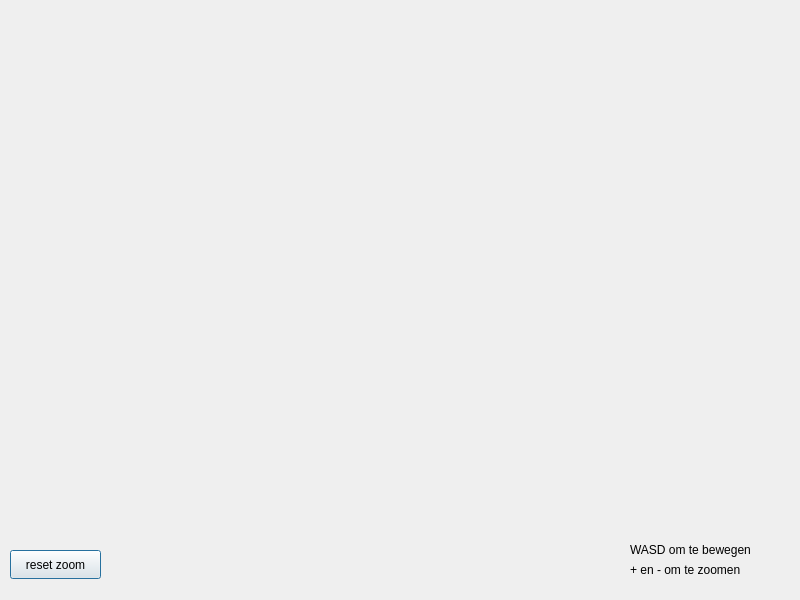
<?xml version="1.0" encoding="UTF-8"?>
<ui version="4.0">
 <class>GraphView</class>
 <widget class="QDialog" name="GraphView">
  <property name="geometry">
   <rect>
    <x>0</x>
    <y>0</y>
    <width>800</width>
    <height>600</height>
   </rect>
  </property>
  <property name="sizePolicy">
   <sizepolicy hsizetype="Preferred" vsizetype="Preferred">
    <horstretch>0</horstretch>
    <verstretch>0</verstretch>
   </sizepolicy>
  </property>
  <property name="minimumSize">
   <size>
    <width>800</width>
    <height>600</height>
   </size>
  </property>
  <property name="maximumSize">
   <size>
    <width>800</width>
    <height>600</height>
   </size>
  </property>
  <property name="windowTitle">
   <string>Grafiek View</string>
  </property>
  <widget class="QFrame" name="horizontalFrame">
   <property name="geometry">
    <rect>
     <x>10</x>
     <y>10</y>
     <width>781</width>
     <height>511</height>
    </rect>
   </property>
   <layout class="QHBoxLayout" name="horizontalLayout"/>
  </widget>
  <widget class="QPushButton" name="pushButton">
   <property name="geometry">
    <rect>
     <x>10</x>
     <y>550</y>
     <width>91</width>
     <height>29</height>
    </rect>
   </property>
   <property name="text">
    <string>reset zoom</string>
   </property>
  </widget>
  <widget class="QLabel" name="label">
   <property name="geometry">
    <rect>
     <x>630</x>
     <y>540</y>
     <width>161</width>
     <height>20</height>
    </rect>
   </property>
   <property name="text">
    <string>WASD om te bewegen</string>
   </property>
  </widget>
  <widget class="QLabel" name="label_2">
   <property name="geometry">
    <rect>
     <x>630</x>
     <y>560</y>
     <width>151</width>
     <height>20</height>
    </rect>
   </property>
   <property name="text">
    <string>+ en - om te zoomen</string>
   </property>
  </widget>
 </widget>
 <resources/>
 <connections/>
</ui>
